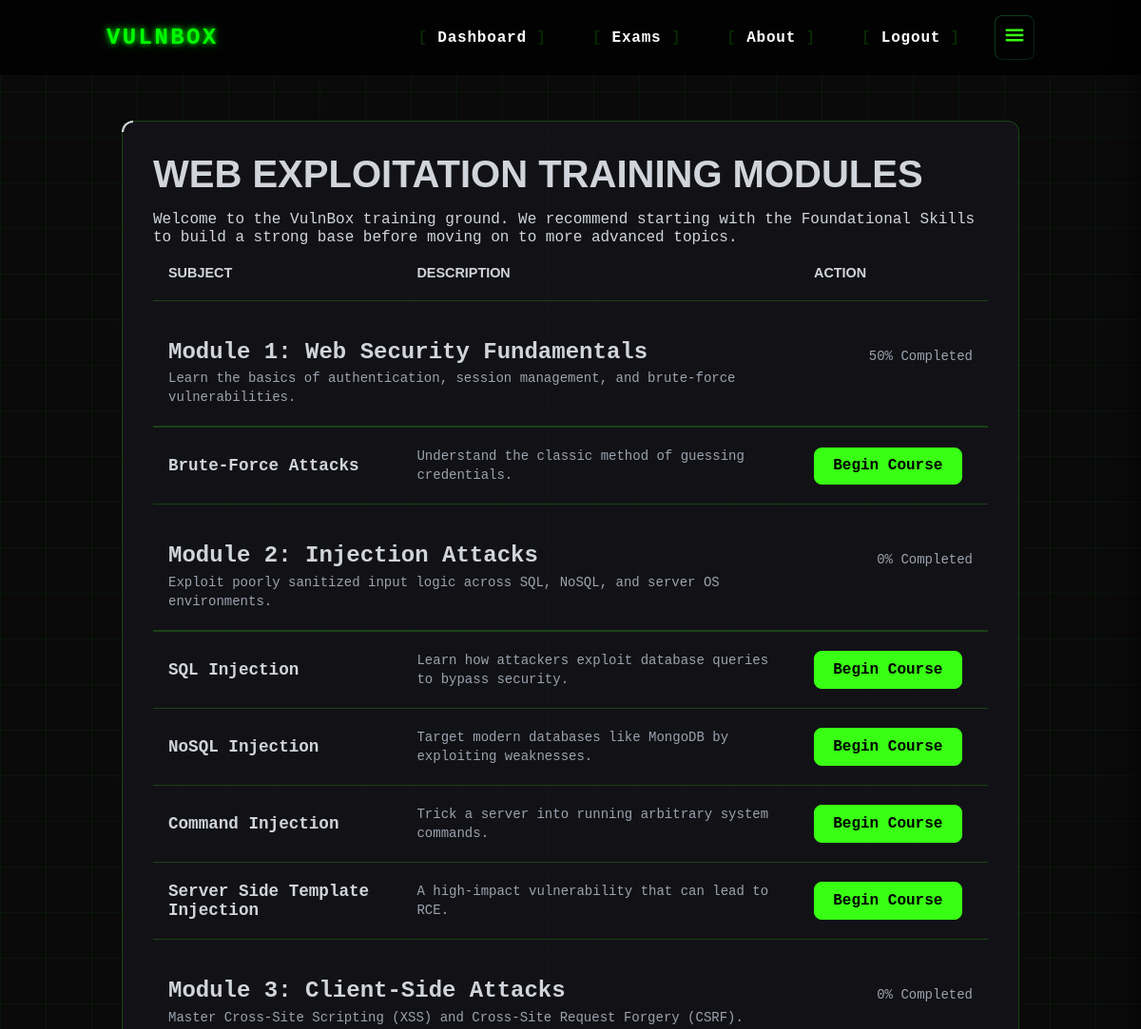
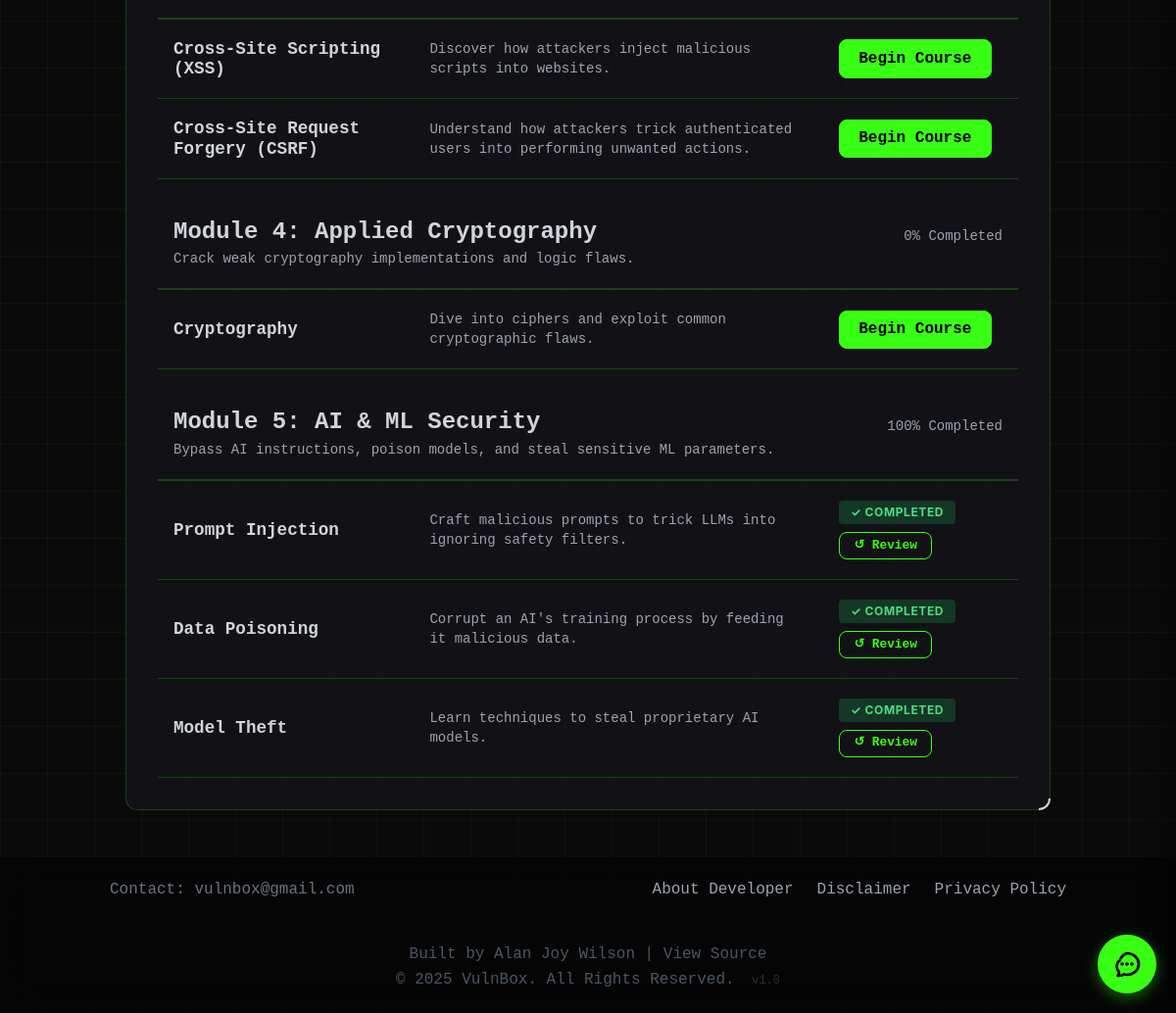
/dashboard/ (signed in), run on the app's committed database (2 pictures, top to bottom).
### curriculum/models.py (models this page shows, shortened)
class Module(models.Model):
    title = models.CharField(max_length=200) # e.g., "Module 1: Web Security Fundamentals"
    slug = models.SlugField(unique=True)     # SEO friendly
    description = models.TextField()
    order = models.PositiveIntegerField(default=0)
    class Meta:
        ordering = ['order']

class CourseLab(models.Model):
    module = models.ForeignKey(Module, related_name='labs', on_delete=models.CASCADE)
    title = models.CharField(max_length=200) # e.g., "SQL Injection (Union Based)"
    slug = models.SlugField(unique=True)
    content_type = models.CharField(max_length=50, choices=[('theory', 'Theory'), ('lab', 'Practical Lab')])
    points = models.IntegerField(default=10)
    order = models.PositiveIntegerField(default=0)
    url_name = models.CharField(max_length=100) # Maps to existing view e.g., 'core:sql_injection'
    meta_title = models.CharField(max_length=150, blank=True)
    meta_description = models.CharField(max_length=300, blank=True)
    class Meta:
        ordering = ['module__order', 'order']

### core/views/main.py (the view)
# urls.py: path('dashboard/', dashboard, name='dashboard'),
@login_required
def dashboard(request):
    modules = Module.objects.prefetch_related('labs').all()
    completions = LabCompletion.objects.filter(user=request.user).select_related('lab')
    completed_lab_slugs = [c.lab.slug for c in completions]
    course_to_labs_map = {
        'theory-brute-force': ['brute-force'],
        'theory-sql-injection': ['login-bypass', 'sql-injection-union'],
        'theory-nosql-injection': ['nosql-injection'],
        'theory-command-injection': ['command-injection'],
        'theory-ssti': ['ssti'],
        'theory-xss': ['stored-xss'],
        'theory-csrf': ['csrf'],
        'theory-cryptography': ['cryptography-caesar'],
        'theory-ai-security': ['ai-prompt-injection'],
        'theory-data-poisoning': ['ml-data-poisoning'],
        'theory-model-theft': ['ml-model-theft'],
    }
    module_progress = []
    for mod in modules:
        dashboard_items = mod.labs.filter(content_type='theory').order_by('order')
        practical_labs = mod.labs.filter(content_type='lab')
        total_practical = practical_labs.count()
        completed_practical = sum(1 for lab in practical_labs if lab.slug in completed_lab_slugs)
        mod_percentage = int((completed_practical / total_practical) * 100) if total_practical > 0 else 0
        items_with_status = []
        for item in dashboard_items:
            required_slugs = course_to_labs_map.get(item.slug, [])
            is_completed = all(slug in completed_lab_slugs for slug in required_slugs) if required_slugs else False
            items_with_status.append({
                'lab': item,
                'is_completed': is_completed
            })
        module_progress.append({
            'module': mod,
            'percentage': mod_percentage,
            'entries': items_with_status,
        })
    return render(request, 'dashboard.html', {
        'module_progress': module_progress,
    })

### core/templates/dashboard.html (shortened to what this page needs)
{% extends 'base.html' %}
{% load static %}
{% block content %}
<div id="particles-js"></div>
<div class="p-4 sm:p-8 max-w-7xl mx-auto w-full">
    <div class="ui-panel p-6 sm:p-8">
        <header class="main-header">
            <h1>WEB EXPLOITATION TRAINING MODULES</h1>
        </header>
        <p class="intro-text">
            Welcome to the VulnBox training ground. We recommend starting with the Foundational Skills
            to build a strong base before moving on to more advanced topics.
        </p>
        <div class="overflow-x-auto">
            <table class="mission-table w-full">
                <thead>
                    <tr>
                        <th>Subject</th>
                        <th>Description</th>
                        <th>Action</th>
                    </tr>
                </thead>
                <tbody>
                    {% for item in module_progress %}
                    <tr class="mission-category-row">
                        <td colspan="3">
                            <div class="flex flex-col md:flex-row md:items-center justify-between w-full">
                                <div>
                                    {{ item.module.title }}
                                    <p class="text-sm font-normal text-gray-400 mt-1" style="text-shadow: none;">
                                        {{ item.module.description }}
                                    </p>
                                </div>
                                <div class="mt-2 md:mt-0 text-right">
                                    <div class="text-sm text-gray-400 font-normal mb-1" style="text-shadow: none;">
                                        {{ item.percentage|default:0 }}% Completed
                                    </div>
                                </div>
                            </div>
                        </td>
                    </tr>
                    {% for entry in item.entries %}
                    <tr>
                        <td class="mission-title">{{ entry.lab.title }}</td>
                        <td class="text-sm text-gray-400">{{ entry.lab.meta_description|default:"Master this topic with introductory theory and practical challenges." }}</td>
                        <td>
                            {% if entry.is_completed %}
                            <div class="flex items-center gap-2 flex-wrap">
                                <span class="bg-green-500/20 text-green-400 px-3 py-1 rounded border border-green-500/30 text-xs font-bold font-orbitron whitespace-nowrap">
                                    ✓ COMPLETED
                                </span>
                                {% if entry.lab.url_name %}
                                <a href="{% url entry.lab.url_name %}" class="launch-button" style="padding: 0.35rem 0.9rem; font-size: 0.8rem; background: transparent; color: var(--accent-green); border-color: var(--accent-green);">
                                    ↺ Review
                                </a>
                                {% endif %}
                            </div>
                            {% else %}
                            {% if entry.lab.url_name %}
                            <a href="{% url entry.lab.url_name %}" class="launch-button">Begin Course</a>
                            {% else %}
                            <span class="launch-button launch-button-locked">Unavailable</span>
                            {% endif %}
                            {% endif %}
                        </td>
                    </tr>
                    {% endfor %}
                    {% empty %}
                    <tr>
                        <td colspan="3" class="text-center py-8 text-gray-500">No modules available.</td>
                    </tr>
                    {% endfor %}
                </tbody>
            </table>
        </div>
    </div>
</div>
{% endblock %}

### core/templates/base.html (style rules this page uses)
body { background-color: #0A0A0A; background-image: linear-gradient(rgba(0, 255, 0, 0.05) 1px, transparent 1px), linear-gradient(90deg, rgba(0, 255, 0, 0.05) 1px, transparent 1px); background-size: 3rem 3rem; font-family: 'Roboto Mono', monospace; }

### core/templates/dashboard.html (style rules this page uses)
.ui-panel { background: var(--panel-bg); border: 1px solid var(--border-color); backdrop-filter: blur(8px); -webkit-backdrop-filter: blur(8px); border-radius: 12px; position: relative; }
.ui-panel::before, .ui-panel::after { content: ''; position: absolute; width: 12px; height: 12px; border-style: solid; border-color: var(--glow-color); }
.ui-panel::before { top: -1px; left: -1px; border-width: 2px 0 0 2px; border-radius: 12px 0 0 0; }
.ui-panel::after { bottom: -1px; right: -1px; border-width: 0 2px 2px 0; border-radius: 0 0 12px 0; }
#particles-js { position: fixed; width: 100%; height: 100%; top: 0; left: 0; z-index: -1; }
.main-header h1 { font-family: 'Orbitron', sans-serif; font-size: 2.5rem; color: var(--text-primary); text-shadow: 0 0 10px var(--glow-color); margin-bottom: 1rem; }
.mission-table { width: 100%; border-collapse: collapse; }
.mission-table th, .mission-table td { padding: 1.25rem 1rem; text-align: left; border-bottom: 1px solid var(--border-color); }
.mission-table th { font-family: 'Orbitron', sans-serif; color: var(--text-primary); text-transform: uppercase; font-size: 0.9rem; }
.mission-title { font-weight: 700; font-size: 1.1rem; }
.mission-category-row td { padding-top: 2.5rem; font-size: 1.5rem; font-weight: 700; color: var(--text-primary); border-bottom: 2px solid var(--border-color); }
.launch-button { background-color: var(--accent-green); color: #000; padding: 0.6rem 1.2rem; border-radius: 8px; text-decoration: none; font-weight: 700; transition: all 0.2s; border: 1px solid var(--accent-green); display: inline-block; }

### core/templates/components/sidebar.html (style rules this page uses)
.font-orbitron { font-family: 'Orbitron', 'Inter', sans-serif; }

### core/templates/components/ai_assistant.html (style rules this page uses)
:root { --accent-green: #39FF14; --panel-bg: rgba(20, 20, 25, 0.85); --border-color: rgba(57, 255, 20, 0.2); }

### data on the page
Module: module "Module 1: Web Security Fundamentals", module.description "Learn the basics of authentication, session management, and brute-force vulnerabilities.", percentage "50"
CourseLab: lab "Brute-Force Attacks", lab.meta_description "Understand the classic method of guessing credentials.", shows "Begin Course"
Module: module "Module 2: Injection Attacks", module.description "Exploit poorly sanitized input logic across SQL, NoSQL, and server OS environments.", percentage "0"
CourseLab: lab "SQL Injection", lab.meta_description "Learn how attackers exploit database queries to bypass security.", url_name "Begin Course"
CourseLab: lab "NoSQL Injection", lab.meta_description "Target modern databases like MongoDB by exploiting weaknesses.", shows "Begin Course"
CourseLab: lab "Command Injection", lab.meta_description "Trick a server into running arbitrary system commands.", shows "Begin Course"
CourseLab: lab "Server Side Template Injection", lab.meta_description "A high-impact vulnerability that can lead to RCE.", url_name "Begin Course"
Module: module "Module 3: Client-Side Attacks", module.description "Master Cross-Site Scripting (XSS) and Cross-Site Request Forgery (CSRF).", percentage "0"
CourseLab: lab "Cross-Site Scripting (XSS)", lab.meta_description "Discover how attackers inject malicious scripts into websites.", url_name "Begin Course"
CourseLab: lab "Cross-Site Request Forgery (CSRF)", lab.meta_description "Understand how attackers trick authenticated users into performing unwanted actions.", url_name "Begin Course"
Module: module "Module 4: Applied Cryptography", module.description "Crack weak cryptography implementations and logic flaws.", percentage "0"
CourseLab: lab "Cryptography", lab.meta_description "Dive into ciphers and exploit common cryptographic flaws.", shows "Begin Course"
Module: module "Module 5: AI & ML Security", module.description "Bypass AI instructions, poison models, and steal sensitive ML parameters.", percentage "100"
CourseLab: lab "Prompt Injection", lab.meta_description "Craft malicious prompts to trick LLMs into ignoring safety filters.", shows "✓ COMPLETED", shows "↺ Review"
CourseLab: lab "Data Poisoning", lab.meta_description "Corrupt an AI's training process by feeding it malicious data.", shows "✓ COMPLETED", shows "↺ Review"
CourseLab: lab "Model Theft", lab.meta_description "Learn techniques to steal proprietary AI models.", shows "✓ COMPLETED", shows "↺ Review"
